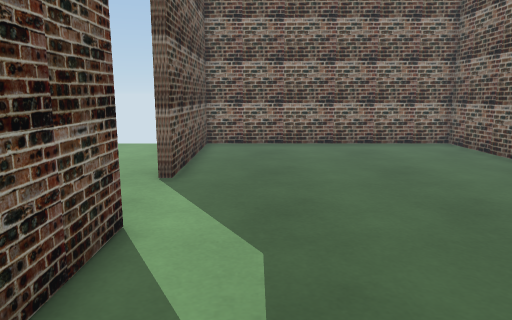
[1] (above)

12 first-person views from a walk through a 3-D level made in the Unity game engine. The camera is 1.2 m above the floor, tilts 10° down and sees 70° across. The floor is counted in squares, 0.5 m on a side. Each view is taken from the middle of a square. On the plan, view 1 faces up. The plan holds only what a view shows up to about 20 squares ahead; the rest is blank.

[2]
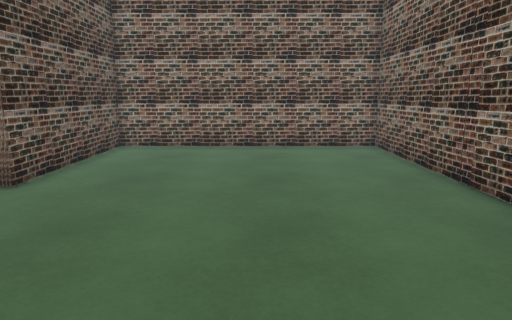

[3]
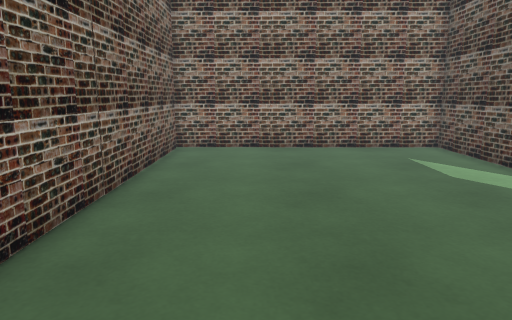

[4]
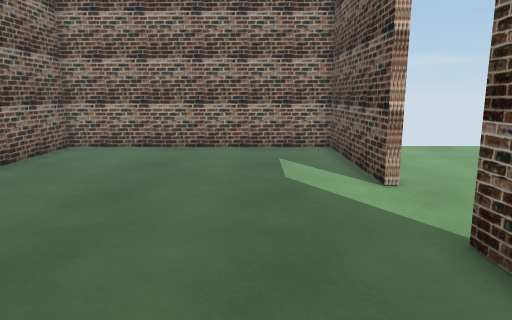

[5]
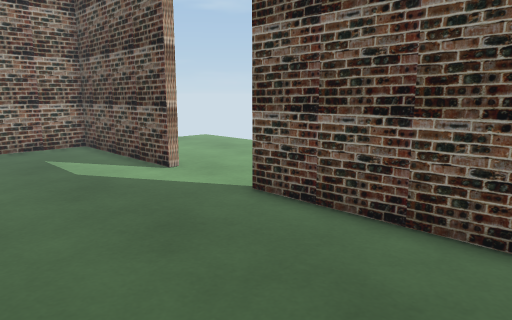

[6]
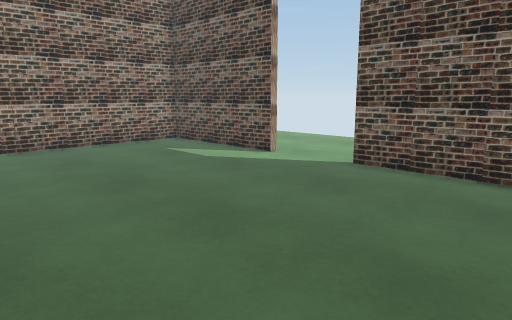

[7]
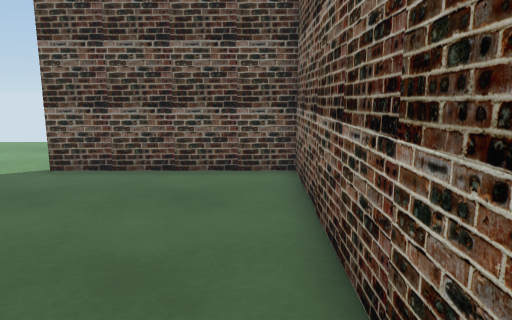

[8]
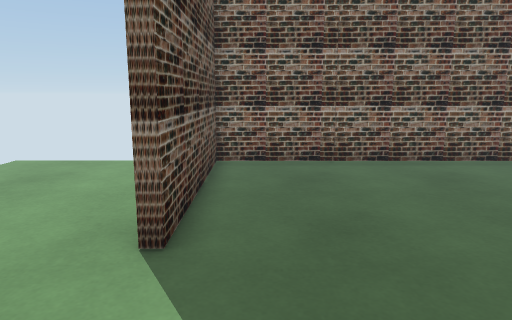

[9]
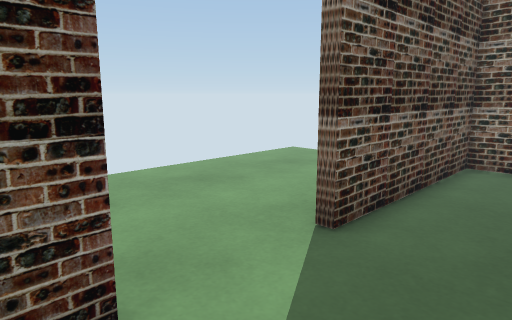

[10]
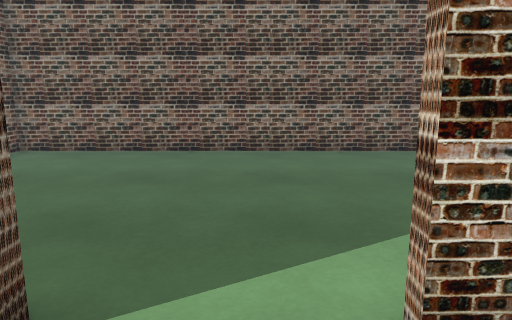

[11]
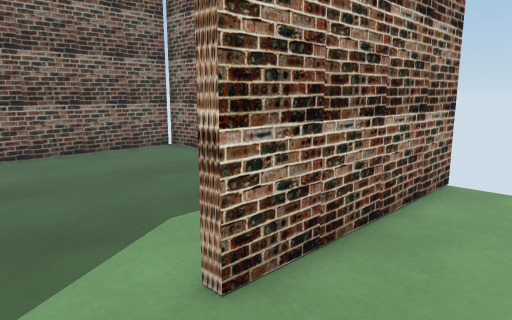

[12]
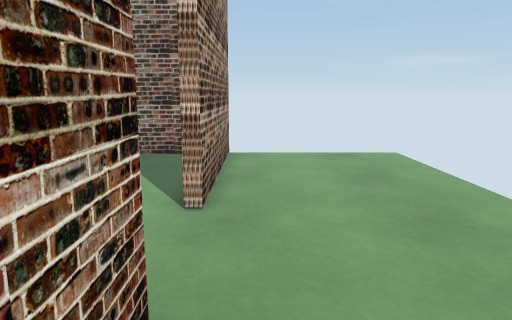

### Floor plan
Points are (right, up) in squares from view 1. A wall is a line through its corners. A room is listed if a view was taken in it or the views show most of it. See-through windows are left out.
Room 1 (views 1, 2, 3, 4, 5, 6, 7, 8, 9)
walls: (-2.4, 6.4) (-2.4, -0.8) (9.6, -0.8) (9.6, 18.2) (-2.4, 18.2) (-2.4, 10.4)
ways out: opening at (-2.5, 8.5) to room 2
Room 2 (views 10, 11, 12)
walls: (-2.4, 10.4) (-2.8, 10.4) (-2.8, 12.6); (-2.8, -1.6) (-2.8, 6.4) (-2.4, 6.4)
ways out: opening at (-2.5, 8.5) to room 1

Where each view was taken, in squares from view 1:
view 1: 0 up, 0 right, facing up
view 2: 1 up, 4 right, facing up
view 3: 16 up, 6 right, facing down
view 4: 16 up, 1 right, facing down
view 5: 17 up, 4 right, facing down-left
view 6: 17 up, 9 right, facing down-left
view 7: 17 up, 9 right, facing left
view 8: 5 up, 1 left, facing up
view 9: 5 up, 1 right, facing up-left
view 10: 8 up, 6 left, facing right
view 11: 9 up, 6 left, facing down-right
view 12: 14 up, 4 left, facing down
